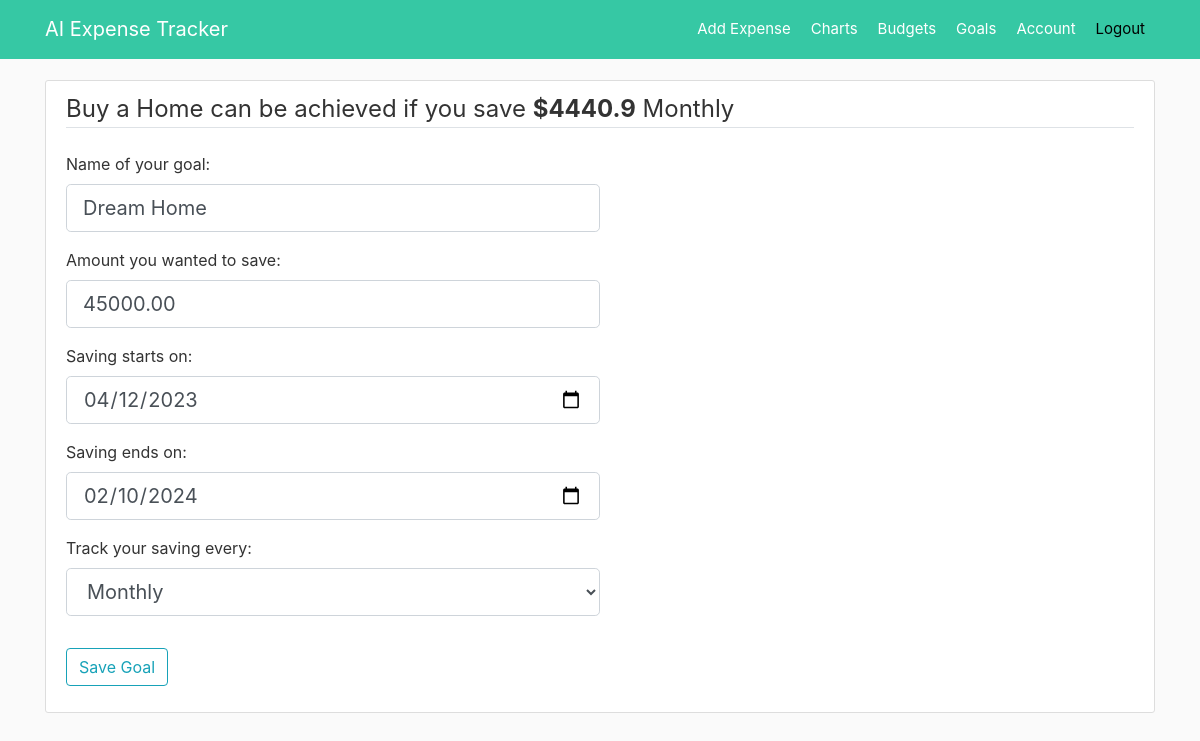
The app's page /goal/2/update (signed in) with its own data.
### app/models.py (models this page shows, shortened)
class Goal(db.Model):
    id = db.Column(db.Integer, primary_key=True)
    title = db.Column(db.String(100), nullable=False)
    purpose = db.Column(db.String(100), nullable=False)
    amount = db.Column(db.Numeric(precision=8, asdecimal=False,
                                  scale=2), nullable=False)
    date_start = db.Column(db.DateTime, nullable=False,
                           default=datetime.utcnow)
    date_end = db.Column(db.DateTime, nullable=False)
    period = db.Column(db.String(20), nullable=False)
    amount_saving = db.Column(db.Numeric(precision=8, asdecimal=False,
                                         scale=2), nullable=False, default=0.0)
    user_id = db.Column(db.Integer, db.ForeignKey('user.id'), nullable=False)
    date_posted = db.Column(db.DateTime, nullable=False)

### app/goals/routes.py (the view)
@goals.route("/goal/<int:goal_id>/update", methods=['GET', 'POST'])
@login_required
def goal_update(goal_id):
    goal = Goal.query.get_or_404(goal_id)
    form = GoalUpdateForm()
    if form.validate_on_submit():
        dur = duration(form.date_start.data, form.date_end.data)
        if dur >= 30:
            goal.title = form.title.data
            goal.amount = form.amount.data
            goal.date_start = form.date_start.data
            goal.date_end = form.date_end.data
            goal.period = form.period.data
            db.session.commit()
            flash('Your goal has been saved!', 'success')
            return redirect(url_for('goals.list_goal'))
        else:
            flash(
                'Please select the number of saving dates greater than 30 days!', 'danger')
    elif request.method == 'GET':
        form.title.data = goal.title
        form.amount.data = goal.amount
        form.date_start.data = goal.date_start
        form.date_end.data = goal.date_end
        form.period.data = goal.period
    durr = duration(goal.date_start, goal.date_end)
    saving_regular = calSavingPeriod(durr, goal.amount, goal.period)
    return render_template('goal_update.html', title=goal.purpose,
                           form=form, legend=goal.purpose, saving_regular=saving_regular, period=goal.period)

### app/goals/forms.py (shortened to what this page needs)
class GoalUpdateForm(FlaskForm):
    title = StringField('Name of your goal:', validators=[DataRequired()])
    amount = DecimalField('Amount you wanted to save:', places=2,
                          validators=[DataRequired()])
    date_start = DateField('Saving starts on:',
                           validators=[DataRequired()])
    date_end = DateField('Saving ends on:',
                         validators=[DataRequired()])
    period = SelectField('Track your saving every:', choices=["Daily", "Weekly", "Bi-Weekly", "Monthly"],
                         validators=[DataRequired()])
    submit = SubmitField('Save Goal')

### app/goals/utils.py (called while the page is built)
def calSavingPeriod(duration, amount, period):
    money = round(amount / duration, 2)
    if period == "Daily":
        return money
    elif period == "Weekly":
        days = 7
        return money * days
    elif period == "Bi-Weekly":
        days = 14
        return money * days
    else:
        days = 30
        return money * days

def duration(date_start, date_end):
    return (date_end - date_start).days

### app/models.py (called while the page is built)
@login_manager.user_loader
def load_user(user_id):
    return User.query.get(int(user_id))

### app/templates/goal_update.html (shortened to what this page needs)
{% extends "layout.html" %}
{% block content %}
<div class="content-section">
    <form method="POST" action="">
        <fieldset class="form-group">
            <legend class="border-bottom mb-4">{{ legend }} can be achieved if you save <b>${{ saving_regular }}</b> {{ period }}</legend>
            <div class="form-group">
                {{ form.title.label(class="form-control-label") }}
                {% if form.title.errors %}
                    <div class="invalid-feedback">
                        {% for error in form.title.errors %}
                            <span style="color:red">{{ error }}</span>
                        {% endfor %}
                    </div>
                {% else %}
                    {{ form.title(class="form-control form-control-lg col-6") }}
                {% endif %}
            </div>
            <div class="form-group">
                {{ form.amount.label }}
                {% if form.amount.errors %}
                    {{ form.amount(class="form-control form-control-lg col-6 is-invalid") }}
                    <div class="invalid-feedback">
                        {% for error in form.amount.errors %}
                            <span style="color:red">{{ error }}</span>
                        {% endfor %}
                    </div>
                {% else %}
                    {{ form.amount(class="form-control form-control-lg col-6", placeholder="$") }}
                {% endif %}
            </div>
            <div class="form-group">
                {{ form.date_start.label }}
                {% if form.date_start.errors %}
                    {{ form.date_start(class="datepicker form-control form-control-lg col-6 is-invalid") }}
                    <div class="invalid-feedback">
                        {% for error in form.date_start.errors %}
                            <span style="color:red">{{ error }}</span>
                        {% endfor %}
                    </div>
                {% else %}
                    {{ form.date_start(class="datepicker form-control form-control-lg col-6") }}
                {% endif %}
            </div>
            <div class="form-group">
                {{ form.date_end.label }}
                {% if form.date_end.errors %}
                    {{ form.date_end(class="datepicker form-control form-control-lg col-6 is-invalid") }}
                    <div class="invalid-feedback">
                        {% for error in form.date_end.errors %}
                            <span style="color:red">{{ error }}</span>
                        {% endfor %}
                    </div>
                {% else %}
                    {{ form.date_end(class="datepicker form-control form-control-lg col-6") }}
                {% endif %}
            </div>
            <div class="form-group">
                {{ form.period.label(class="form-control-label") }}
                {% if form.period.errors %}
                    <div class="invalid-feedback">
                        {% for error in form.period.errors %}
                            <span style="color:red">{{ error }}</span>
                        {% endfor %}
                    </div>
                {% else %}
                    {{ form.period(class="form-control form-control-lg col-6") }}
                {% endif %}
            </div>
        </fieldset>
        <div class="form-group">
            {{ form.submit(class="btn btn-outline-info") }}
        </div>
    </form>
</div>
{% endblock content %}

### app/static/main.css (style rules this page uses)
body { background: #fafafa; color: #333333; margin-top: 5rem; }
*, *:before, *:after { box-sizing: border-box; }
.content-section { background: #ffffff; padding: 10px 20px; border: 1px solid #dddddd; border-radius: 3px; margin-top: 35px; margin-bottom: 20px; }

### records on screen
Goal: purpose "Buy a Home", period "Monthly", title "Dream Home", amount "45000.00", date_start "04/12/2023", date_end "02/10/2024"

### other values on screen
{{ saving_regular }} "4440.9"
